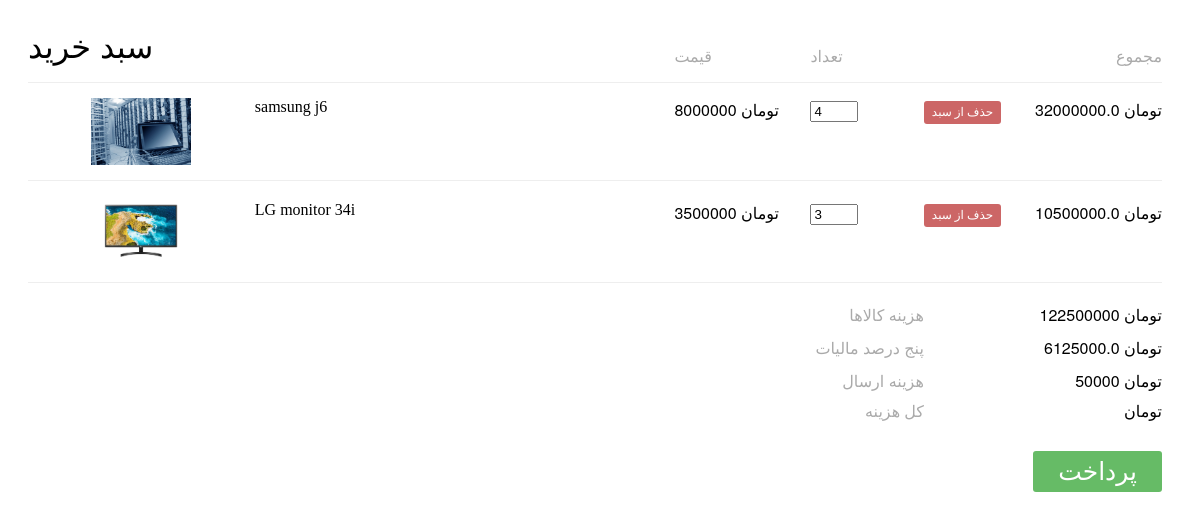
The app's page /cart/ (signed in) with its own data.
### shop/models.py (models this page shows, shortened)
class Product(models.Model):
    category = models.ForeignKey('shop.Category', on_delete=models.SET_NULL, blank=True, null=True)
    name = models.CharField(max_length=100, unique=True)
    brand = models.CharField(max_length=100, blank=True, null=True)
    price = models.DecimalField(max_digits=10, decimal_places=0)
    image = ImageField(blank=True, null=True)
    is_available = models.BooleanField(default=True)
    slug = models.SlugField(blank=True, null=True)
    updated = models.DateTimeField(auto_now=True)
    created = models.DateTimeField(auto_now_add=True)

### cart/models.py (models this page shows, shortened)
class CartItem(models.Model):
    cart = models.ForeignKey('cart.Cart', on_delete=models.CASCADE, related_name='cart_item_cart')
    product = models.ForeignKey('shop.Product', on_delete=models.CASCADE, related_name='cart_item_product')
    number = models.PositiveIntegerField(default=1)
    price = models.DecimalField(default=0, decimal_places=0, max_digits=10)
    added = models.DateTimeField(auto_now_add=True)

class Cart(models.Model):
    cart_id = models.UUIDField(default=uuid.uuid4, editable=False)
    user = models.OneToOneField(settings.AUTH_USER_MODEL, on_delete=models.CASCADE, related_name='cart_user')
    products = models.ManyToManyField('shop.Product', related_name='cart_products')
    total_items = models.PositiveIntegerField(default=0)
    total_price = models.DecimalField(default=0, max_digits=10, decimal_places=0)
    slug = models.SlugField(blank=True, null=True)
    created = models.DateTimeField(auto_now_add=True)
    updated = models.DateTimeField(auto_now=True)

### cart/views.py (the view)
# urls.py: path('', views.CartView.as_view(), name='cart'),
class CartView(LoginRequiredMixin, ListView):
    template_name = 'cart/templates/cart/cart_view.html'
    model = Cart
    context_object_name = 'cart'
    def get_queryset(self):
        qs = Cart.objects.filter(user=self.request.user)
        if qs.exists():
            return qs.last()
        return qs.none()

### cart/templatetags/cart_filters.py (called while the page is built)
@register.filter(name='multiple')
def multiple(value, arg):
    if isinstance(value, decimal.Decimal):
        value = float(value)
    return value * arg

### cart/templates/cart/cart_view.html (shortened to what this page needs)
{% extends 'base.html' %}
{% load static %}
{% load cart_filters %}
{% block head %}
    <link rel="stylesheet" type="text/css" href="{% static 'cart/static/main.css' %}">
{% endblock head %}
{% block content %}
{% if cart.total_items %}
<h1>سبد خرید</h1>
<div class="shopping-cart">
  <div class="column-labels">
    <label class="product-image">تصویر</label>
    <label class="product-details">کالا</label>
    <label class="product-price">قیمت</label>
    <label class="product-quantity">تعداد</label>
    <label class="product-removal">حذف</label>
    <label class="product-line-price">مجموع</label>
  </div>
    {% for product in cart.products.all %}
      <div class="product">
        <div class="product-image">
          <img src="{{product.image.url}}">
        </div>
        <div class="product-details">
          <div class="product-title">{% if product.brand %}{{ product.brand }} {% endif %}{{ product.name }}</div>
        </div>
        <div class="product-price">{{ product.price }}</div>
        <div class="product-quantity">
          {% for ci in cart.cart_item_cart.all %}
            {% if ci.product.id == product.id %}
              <input type="number" value="{{ ci.number }}" min="1" max="5">
            {% endif %}
          {% endfor %}
        </div>
        <div class="product-removal">
          <button class="remove-product">
            حذف از سبد
          </button>
        </div>
        {% for ci in cart.cart_item_cart.all %}
            {% if ci.product.id == product.id %}
              <div class="product-line-price">{{ product.price|multiple:ci.number }}</div>
            {% endif %}
        {% endfor %}
      </div>
    {% endfor %}
    <div class="totals">
      <div class="totals-item">
        <label>هزینه کالاها</label>
        <div class="totals-value" id="cart-subtotal">{{ cart.total_price }}</div>
      </div>
      <div class="totals-item">
        <label>پنج درصد مالیات</label>
        <div class="totals-value" id="cart-tax">{{ cart.total_price|multiple:0.05 }}</div>
      </div>
      <div class="totals-item">
        <label>هزینه ارسال</label>
        <div class="totals-value" id="cart-shipping">50000</div>
      </div>
      <div class="totals-item totals-item-total">
        <label>کل هزینه</label>
        {% with tot as cart.total_price %}
          <div class="totals-value" id="cart-total">{{ tot }}</div>
        {% endwith %}
      </div>
    </div>
        <button class="checkout">پرداخت</button>
  </div>
{% else %}
  <h2>سبد خالی است</h2>
{% endif %}
{% endblock content %}

### cart/static/main.css (style rules this page uses)
.product-image { float: left; width: 20%; }
.product-details { float: left; width: 37%; }
.product-price { float: left; width: 12%; }
.product-quantity { float: left; width: 10%; }
.product-removal { float: left; width: 9%; }
.product-line-price { float: left; width: 12%; text-align: right; }
.group:before, .shopping-cart:before, .column-labels:before, .product:before, .totals-item:before, .group:after, .shopping-cart:after, .column-labels:after, .product:after, .totals-item:after { content: ""; display: table; }
.group:after, .shopping-cart:after, .column-labels:after, .product:after, .totals-item:after { clear: both; }
.group, .shopping-cart, .column-labels, .product, .totals-item { zoom: 1; }
.product .product-price:before, .product .product-line-price:before, .totals-value:before { content: "تومان "; }
body { padding: 0px 30px 30px 20px; font-family: "HelveticaNeue-Light", "Helvetica Neue Light", "Helvetica Neue", Helvetica, Arial, sans-serif; font-weight: 100; }
h1 { font-weight: 100; }
label { color: #aaa; }
.shopping-cart { margin-top: -45px; }
.column-labels label { padding-bottom: 15px; margin-bottom: 15px; border-bottom: 1px solid #eee; }
.column-labels .product-image, .column-labels .product-details, .column-labels .product-removal { text-indent: -9999px; }
.product { margin-bottom: 20px; padding-bottom: 10px; border-bottom: 1px solid #eee; }
.product .product-image { text-align: center; }
.product .product-image img { width: 100px; }
.product .product-details .product-title { margin-right: 20px; font-family: "HelveticaNeue-Medium", "Helvetica Neue Medium"; }
.product .product-quantity input { width: 40px; }
.product .remove-product { border: 0; padding: 4px 8px; background-color: #c66; color: #fff; font-family: "HelveticaNeue-Medium", "Helvetica Neue Medium"; font-size: 12px; border-radius: 3px; }
.totals .totals-item { float: right; clear: both; width: 100%; margin-bottom: 10px; }
.totals .totals-item label { float: left; clear: both; width: 79%; text-align: right; }
.totals .totals-item .totals-value { float: right; width: 21%; text-align: right; }
.totals .totals-item-total { font-family: "HelveticaNeue-Medium", "Helvetica Neue Medium"; }
.checkout { float: right; border: 0; margin-top: 20px; padding: 6px 25px; background-color: #6b6; color: #fff; font-size: 25px; border-radius: 3px; }

### records on screen
Product: image (picture), brand "samsung", name "j6", price "8000000", price|multiple "32000000.0"
CartItem: number "4"
Product: image (picture), brand "LG", name "monitor 34i", price "3500000", price|multiple "10500000.0"
CartItem: number "3"
Cart: total_price "122500000", total_price|multiple "6125000.0"
